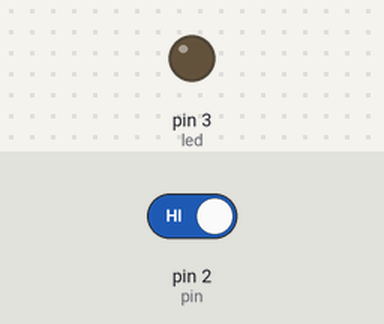
The sketch below on a simulated Arduino Uno, built with avr-gcc and run on an emulated ATmega328P. On the bench: output pins drawn as LEDs (lit = HIGH). Inputs (shaded band) come from the test bench; at power-on: pin 2 (pin) HIGH.

Above: at 1.2 s.
1.3 s: pin 2 (pin) driven LOW
At 2.3 s:
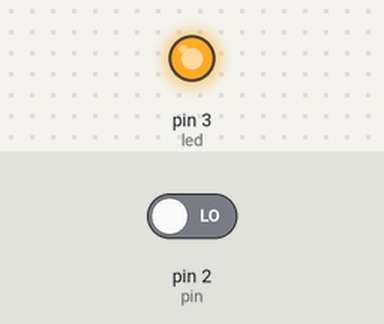
2.8 s: pin 2 (pin) driven HIGH
At 3.5 s:
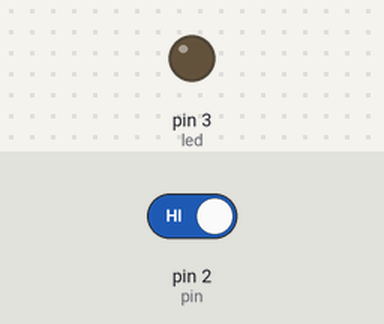
Timing chart, 0 to 5.8 s (numbered marks = the images above; inputs shaded):
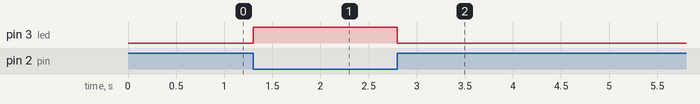

The sketch:

schmitt_trigger_entegre_devre_kullan_m_1.ino
```cpp
int pin=2;
int led=3;
void setup()
{
  Serial.begin(9600);
  pinMode(pin, INPUT);pinMode(led,OUTPUT);
}

void loop()
{
  if(!digitalRead(pin))
    digitalWrite(led,HIGH);
   else
   	digitalWrite(led,LOW);
  delay(1);
}
```

Measured:
- after the input at 1.3 s, pin 3 (led): LOW → HIGH at once
- after the input at 2.8 s, pin 3 (led): HIGH → LOW at once
